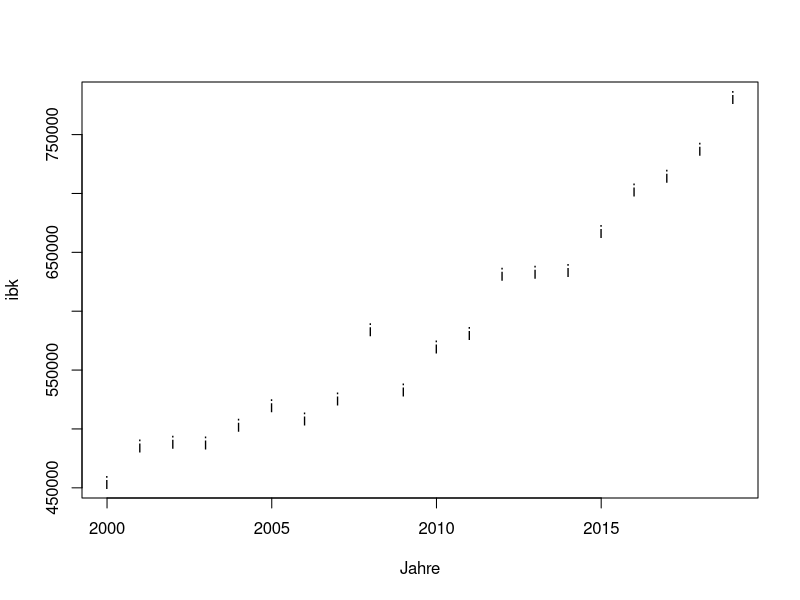
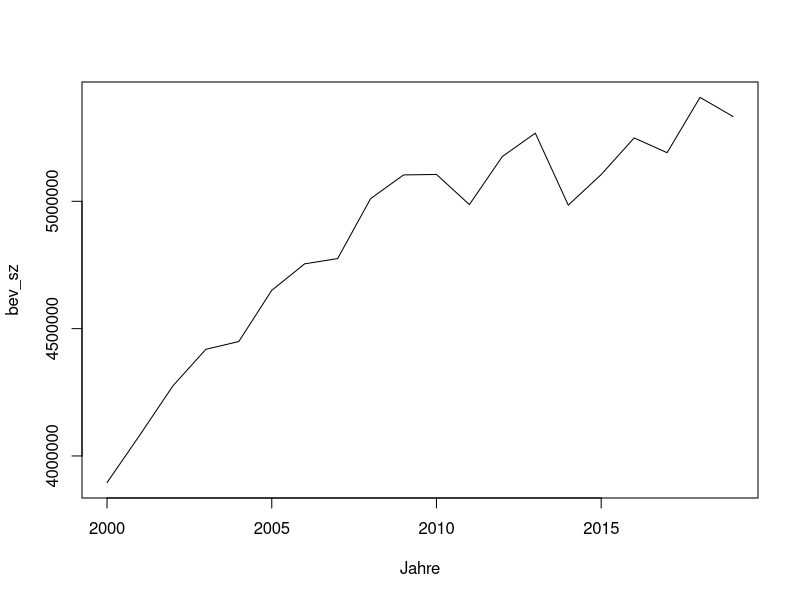
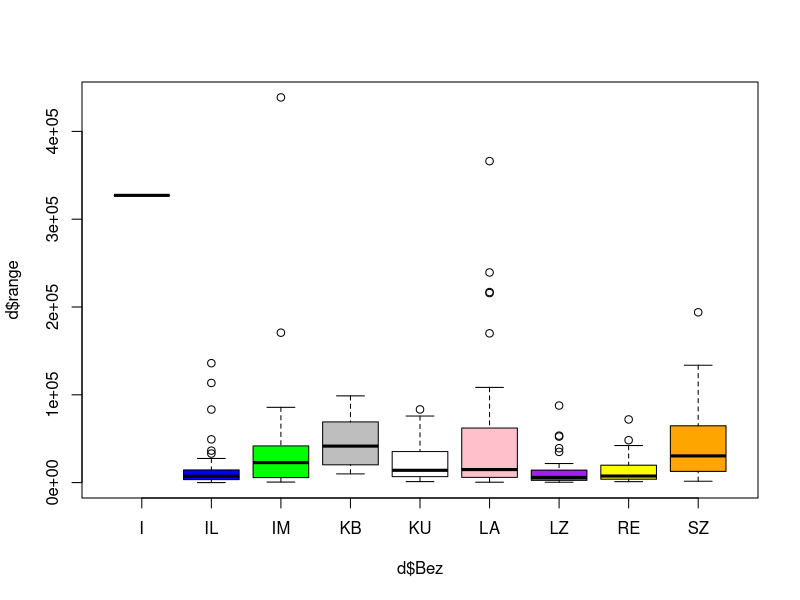
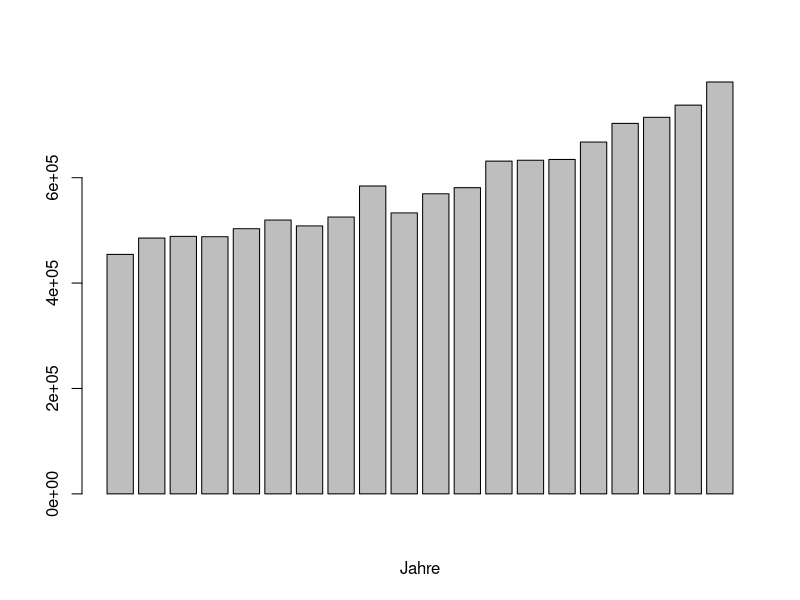
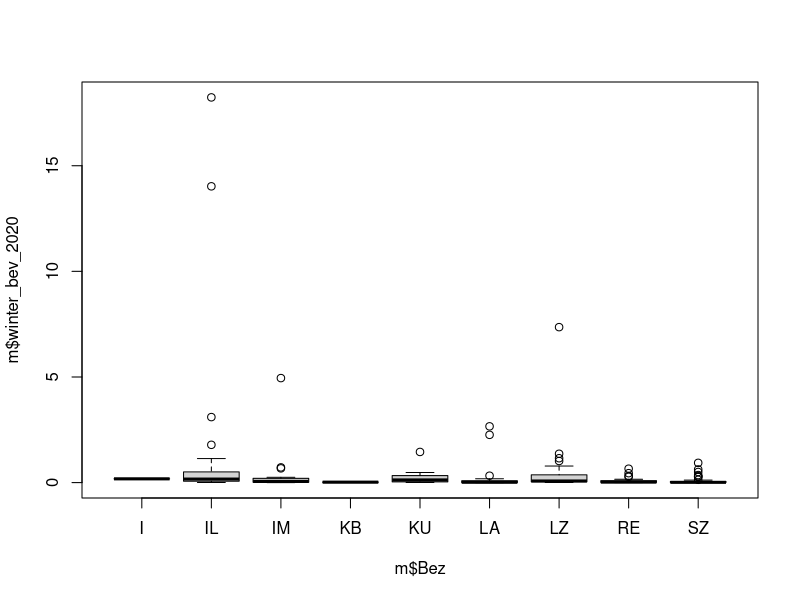

These figures' R source, in order:
#1.1
setwd("/home/baumbart13/Desktop/Mitschrift_Lokal/Schule/GITHUB-ONLINE/Mitschrift/5/INFI/IS/Aufgabe02/")
d <- read.csv("../datasets/Zeitreihe_Winter_2000_2019.csv", sep=";", encoding="UTF-8")


sz <- d[d$Bez == "SZ",4:23]
new_names <- paste("Jahr ", 2000:2019, sep="")
names(d)[4:23] <- new_names
summary(d)
#2.1
ibk <- as.numeric(d[d$Bez == "I",4:23])
plot(2000:2019,ibk,pch="i", xlab="Jahre")
#2.2
bev_sz <- apply(d[d$Bez=="SZ",4:23],2, FUN =sum)
plot(2000:2019,bev_sz,xlab="Jahre",type="l")
#3.1
d$durchschnitt <- apply(d[,4:23],1,FUN=mean)
d$minimum <- apply(d[,4:23],1,FUN=min)
d$maximum <- apply(d[,4:23],1,FUN=max)
d$range <- d$maximum - d$minimum
#3.2
bev_sum_bezirk <- aggregate(d[,4:23], by=list(d$Bez), FUN =sum)
bev_pro_jahr <- apply(bev_sum_bezirk[2:21],2, FUN =sum)
bev_alle_jahre <- sum(bev_pro_jahr)
#3.2.1
numbers <- d[4:23]
rangestnd <- numbers / d$range
# 4.1
boxplot(d$range~d$Bez, col = c("red","blue","green","grey","white","pink","purple","yellow","orange"))
# 4.2
barplot(ibk,xlab = "Jahre")
#5
#a
w <- read.csv("../datasets/bev_meld.csv", sep=";", encoding="UTF-8")
getwd()
dim(w)
schwaz <- apply(sz,2, FUN =sum)
m <- merge(w,d, by="Gemnr")
m$Bezirk <- NULL;
m$Gemeinde.y <- NULL;
names(m)
#b
m$winter_bev_2020 <- m$X2018/m$`Jahr 2018`
boxplot(m$winter_bev_2020~m$Bez)
#c
sub <- data.frame(gem=m$Gemeinde.x, m$winter_bev_2020)
ord <- order(m$winter_bev_2020, decreasing = T)
ord[269:279]
ord[1:10]
sub[ord[1:10],]
sub[ord[269:279],]
#d
sub[sub$gem == "Stans",]

